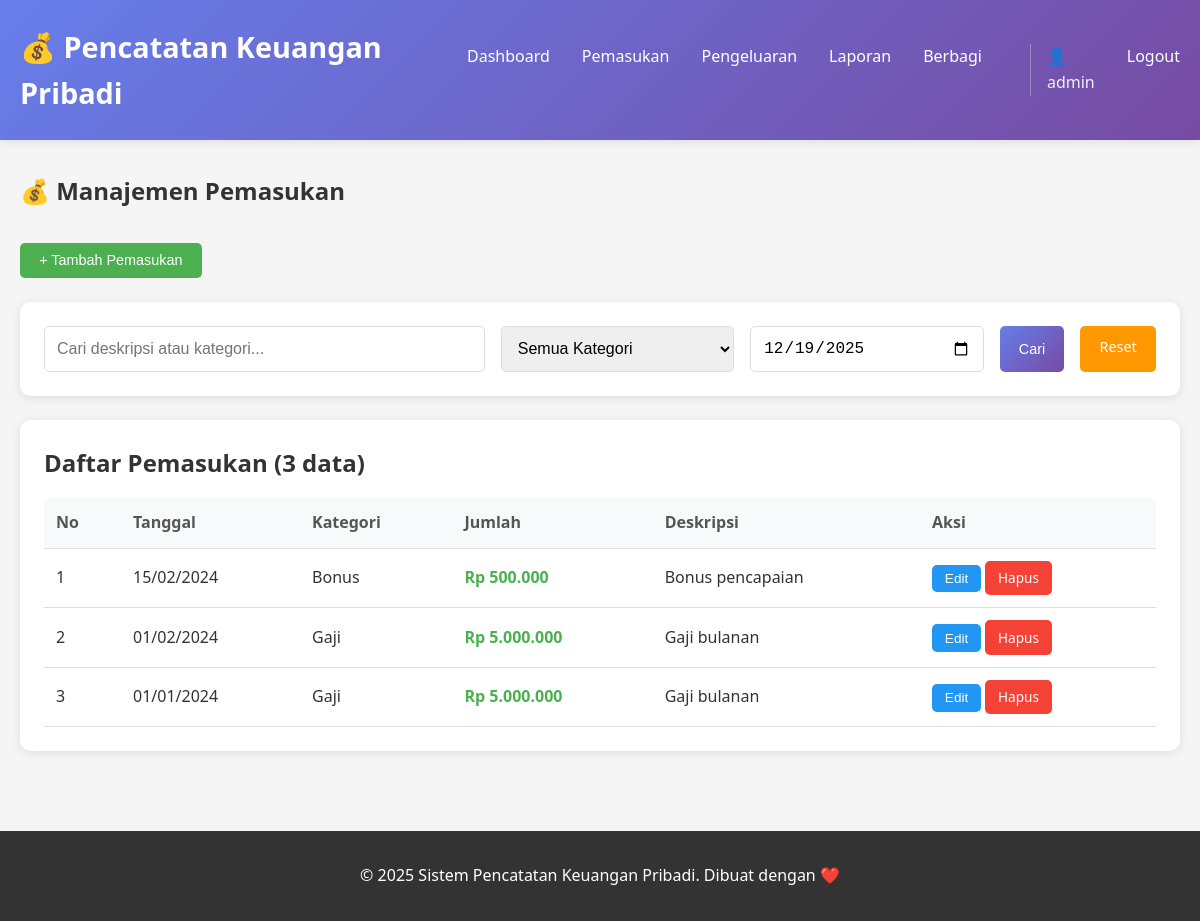
The app's page /pages/pemasukan.php (signed in) with its own data.
### tables this page shows
CREATE TABLE IF NOT EXISTS pemasukan (
    id INT AUTO_INCREMENT PRIMARY KEY,
    kategori_id INT NOT NULL,
    tanggal DATE NOT NULL,
    jumlah DECIMAL(15,2) NOT NULL,
    deskripsi TEXT,
    created_at TIMESTAMP DEFAULT CURRENT_TIMESTAMP,
    updated_at TIMESTAMP DEFAULT CURRENT_TIMESTAMP ON UPDATE CURRENT_TIMESTAMP,
    FOREIGN KEY (kategori_id) REFERENCES kategori_pemasukan(id) ON DELETE RESTRICT
);

CREATE TABLE IF NOT EXISTS kategori_pemasukan (
    id INT AUTO_INCREMENT PRIMARY KEY,
    nama_kategori VARCHAR(100) NOT NULL,
    deskripsi TEXT,
    created_at TIMESTAMP DEFAULT CURRENT_TIMESTAMP,
    updated_at TIMESTAMP DEFAULT CURRENT_TIMESTAMP ON UPDATE CURRENT_TIMESTAMP
);

### pages/pemasukan.php (the view, shortened to what this page needs)
<?php
require_once __DIR__ . '/../config/koneksi.php';
require_once __DIR__ . '/../includes/header.php';
$limit = 10;
$page = isset($_GET['page']) ? (int)$_GET['page'] : 1;
$offset = ($page - 1) * $limit;
$search = isset($_GET['search']) ? $_GET['search'] : '';
$tanggal_filter = isset($_GET['tanggal']) ? $_GET['tanggal'] : '';
$where_clause = "WHERE 1=1";
$params = [];
$types = "";
$sql = "SELECT p.*, k.nama_kategori
        FROM pemasukan p
        LEFT JOIN kategori_pemasukan k ON p.kategori_id = k.id
        $where_clause
        ORDER BY p.tanggal DESC, p.id DESC
        LIMIT ? OFFSET ?";
$params[] = $limit;
$params[] = $offset;
$types .= "ii";
$stmt = $conn->prepare($sql);
if (!empty($params)) {
    $stmt->bind_param($types, ...$params);
}
$stmt->execute();
$result = $stmt->get_result();
$sql_count = "SELECT COUNT(*) as total FROM pemasukan p $where_clause";
$stmt_count = $conn->prepare($sql_count);
$stmt_count->execute();
$total_data = $stmt_count->get_result()->fetch_assoc()['total'];
?>
<div class="container">
    <h2 style="margin-bottom: 2rem;">💰 Manajemen Pemasukan</h2>
    <div style="margin-bottom: 1.5rem;">
        <button class="btn btn-success" onclick="showAddForm()">+ Tambah Pemasukan</button>
    </div>
    <div class="search-filter">
        <form method="GET" style="display: flex; gap: 1rem; width: 100%;">
            <input type="text" name="search" placeholder="Cari deskripsi atau kategori..." value="<?php echo htmlspecialchars($search); ?>" style="flex: 2;">
            <select name="kategori_id" style="flex: 1;">
                <option value="">Semua Kategori</option>
            </select>
            <input type="date" name="tanggal" value="<?php echo htmlspecialchars($tanggal_filter); ?>" style="flex: 1;">
            <button type="submit" class="btn btn-primary">Cari</button>
            <a href="pemasukan.php" class="btn btn-warning">Reset</a>
        </form>
    </div>
    <div class="table-container">
        <div class="table-header">
            <h3 class="table-title">Daftar Pemasukan (<?php echo number_format($total_data); ?> data)</h3>
        </div>
        <table>
            <thead>
                <tr>
                    <th>No</th>
                    <th>Tanggal</th>
                    <th>Kategori</th>
                    <th>Jumlah</th>
                    <th>Deskripsi</th>
                    <th>Aksi</th>
                </tr>
            </thead>
            <tbody>
                <?php if ($result->num_rows > 0): ?>
                    <?php
                    $no = $offset + 1;
                    while($row = $result->fetch_assoc()):
                    ?>
                        <tr>
                            <td><?php echo $no++; ?></td>
                            <td><?php echo date('d/m/Y', strtotime($row['tanggal'])); ?></td>
                            <td><?php echo htmlspecialchars($row['nama_kategori']); ?></td>
                            <td style="color: #4CAF50; font-weight: bold;">
                                Rp <?php echo number_format($row['jumlah'], 0, ',', '.'); ?>
                            </td>
                            <td><?php echo htmlspecialchars($row['deskripsi']); ?></td>
                            <td>
                                <button class="btn btn-info btn-sm" onclick="editData(<?php echo htmlspecialchars(json_encode($row)); ?>)">Edit</button>
                                <a href="process_pemasukan.php?action=hapus&id=<?php echo $row['id']; ?>"
                                   class="btn btn-danger btn-sm"
                                   onclick="return confirmDelete('Apakah Anda yakin ingin menghapus pemasukan ini?')">Hapus</a>
                            </td>
                        </tr>
                    <?php endwhile; ?>
                <?php endif; ?>
            </tbody>
        </table>
    </div>
</div>
<?php
require_once __DIR__ . '/../includes/footer.php';
?>

### includes/header.php (shortened to what this page needs)
<!DOCTYPE html>
<html lang="id">
<head>
    <link rel="stylesheet" href="<?php echo SITE_URL; ?>/assets/css/style.css">
</head>
<body>
    <header class="main-header">
        <div class="container">
            <h1 class="logo">💰 Pencatatan Keuangan Pribadi</h1>
            <nav class="main-nav">
                <ul>
                    <li><a href="<?php echo SITE_URL; ?>/index.php">Dashboard</a></li>
                    <li><a href="<?php echo SITE_URL; ?>/pages/pemasukan.php">Pemasukan</a></li>
                    <li><a href="<?php echo SITE_URL; ?>/pages/pengeluaran.php">Pengeluaran</a></li>
                    <li><a href="<?php echo SITE_URL; ?>/pages/laporan.php">Laporan</a></li>
                    <li><a href="<?php echo SITE_URL; ?>/pages/sharing.php">Berbagi</a></li>
                    <?php if (isset($_SESSION['username'])): ?>
                        <li style="margin-left: 1rem; padding-left: 1rem; border-left: 1px solid rgba(255,255,255,0.3);">
                            <span style="opacity: 0.9;">👤 <?php echo htmlspecialchars($_SESSION['username']); ?></span>
                        </li>
                        <li><a href="<?php echo SITE_URL; ?>/auth/logout.php">Logout</a></li>
                    <?php endif; ?>
                </ul>
            </nav>
        </div>
    </header>
    <main class="main-content">

### includes/footer.php (shortened to what this page needs)
    </main>
    <footer class="main-footer">
        <div class="container">
            <p>&copy; <?php echo date('Y'); ?> Sistem Pencatatan Keuangan Pribadi. Dibuat dengan ❤️</p>
        </div>
    </footer>
</body>
</html>

### assets/css/style.css (style rules this page uses)
* { margin: 0; padding: 0; box-sizing: border-box; }
body { font-family: 'Segoe UI', Tahoma, Geneva, Verdana, sans-serif; line-height: 1.6; color: #333; background-color: #f5f5f5; }
.container { max-width: 1200px; margin: 0 auto; padding: 0 20px; }
.main-header { background: linear-gradient(135deg, #667eea 0%, #764ba2 100%); color: white; padding: 1.5rem 0; box-shadow: 0 2px 10px rgba(0,0,0,0.1); }
.main-header .container { display: flex; justify-content: space-between; align-items: center; }
.logo { font-size: 1.8rem; font-weight: bold; }
.main-nav ul { display: flex; list-style: none; gap: 2rem; }
.main-nav a { color: white; text-decoration: none; font-weight: 500; transition: opacity 0.3s; }
.main-content { min-height: calc(100vh - 200px); padding: 2rem 0; }
.table-container { background: white; border-radius: 10px; padding: 1.5rem; box-shadow: 0 2px 10px rgba(0,0,0,0.1); }
.table-header { display: flex; justify-content: space-between; align-items: center; margin-bottom: 1rem; }
.table-title { font-size: 1.5rem; font-weight: bold; color: #333; }
table { width: 100%; border-collapse: collapse; margin-top: 1rem; }
table th, table td { padding: 0.75rem; text-align: left; border-bottom: 1px solid #e0e0e0; }
table th { background-color: #f8f9fa; font-weight: 600; color: #555; }
.btn { display: inline-block; padding: 0.6rem 1.2rem; border: none; border-radius: 5px; cursor: pointer; font-size: 0.9rem; font-weight: 500; text-decoration: none; transition: all 0.3s; }
.btn-primary { background: linear-gradient(135deg, #667eea 0%, #764ba2 100%); color: white; }
.btn-success { background: #4CAF50; color: white; }
.btn-danger { background: #f44336; color: white; }
.btn-warning { background: #ff9800; color: white; }
.btn-info { background: #2196F3; color: white; }
.btn-sm { padding: 0.4rem 0.8rem; font-size: 0.85rem; }
.search-filter { background: white; border-radius: 10px; padding: 1.5rem; margin-bottom: 1.5rem; display: flex; gap: 1rem; flex-wrap: wrap; box-shadow: 0 2px 10px rgba(0,0,0,0.1); }
.search-filter input, .search-filter select { flex: 1; min-width: 200px; padding: 0.75rem; border: 1px solid #ddd; border-radius: 5px; font-size: 1rem; }
.main-footer { background: #333; color: white; text-align: center; padding: 2rem 0; margin-top: 3rem; }

### records on screen
pemasukan: tanggal "15/02/2024", kategori.nama_kategori "Bonus", jumlah "500.000", deskripsi "Bonus pencapaian"
pemasukan: tanggal "01/02/2024", kategori.nama_kategori "Gaji", jumlah "5.000.000", deskripsi "Gaji bulanan"
pemasukan: tanggal "01/01/2024", kategori.nama_kategori "Gaji", jumlah "5.000.000", deskripsi "Gaji bulanan"

### other values on screen
$_SESSION['username'] "admin"
$total_data "3"
